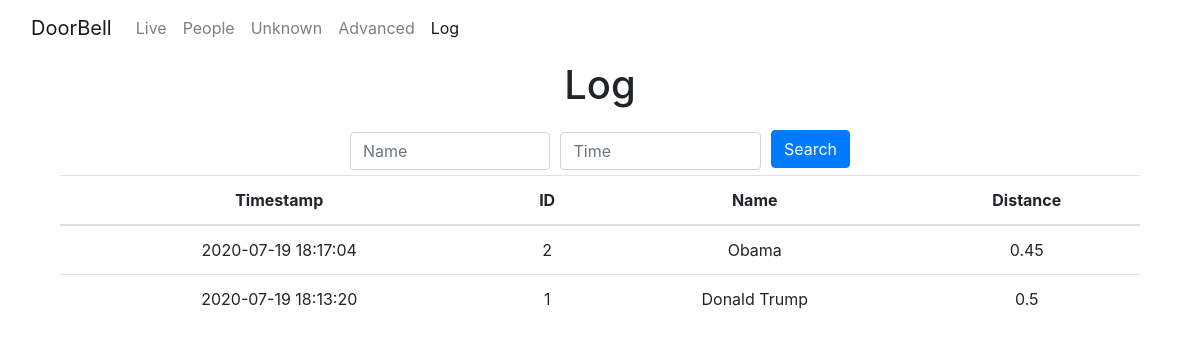
Page /log on the earlier database version.
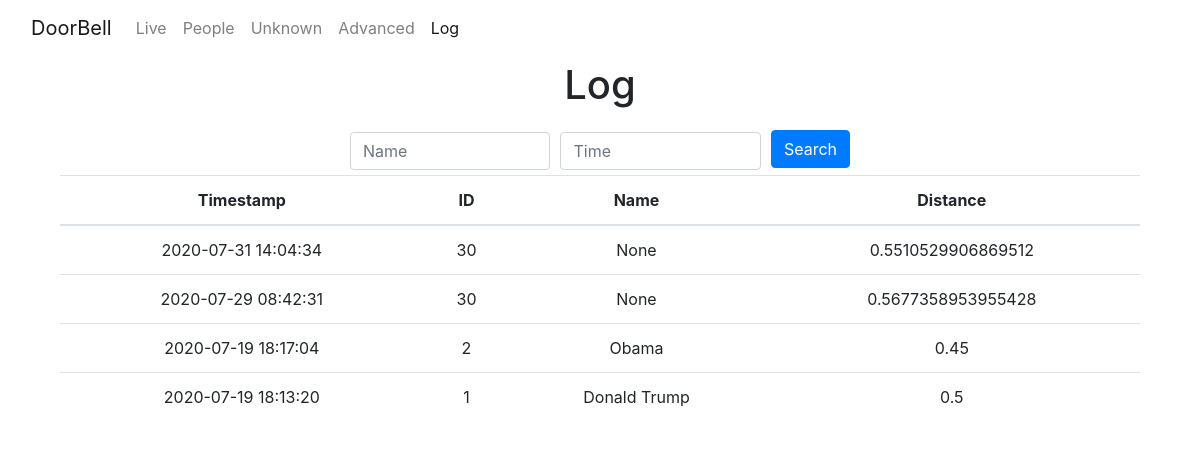
Same page on the later database version.
### tables this page shows
CREATE TABLE "log" (
	"id"	INTEGER NOT NULL,
	"person_id"	TEXT NOT NULL,
	"datetime"	DATETIME NOT NULL DEFAULT CURRENT_TIMESTAMP,
	"distance"	FLOAT,
	PRIMARY KEY("id")
);

CREATE TABLE "people" (
	"id"	INTEGER NOT NULL,
	"name"	TEXT,
	"trusted"	boolean,
	"announce"	TEXT,
	PRIMARY KEY("id")
);

### app.py (the view)
@app.route("/log", methods=["GET", "POST"])
def log_page():
    input1 = request.form.get("name")
    if not input1:
        input1 = ""
    name = '%' + input1 + '%'
    input2 = request.form.get("datetime")
    if not input2:
        input2 = ""
    datetime = '%' + input2 + '%'
    log = db.execute("SELECT * FROM log JOIN people ON person_id = people.id WHERE (name LIKE ? OR datetime LIKE ?) AND (name LIKE ? OR datetime LIKE ?) ORDER BY datetime DESC",name, name, datetime, datetime)
    return render_template("/log.html", log=log)

### app.py (called while the page is built)
@app.after_request
def after_request(response):
    response.headers["Cache-Control"] = "no-cache, no-store, must-revalidate"
    response.headers["Expires"] = 0
    response.headers["Pragma"] = "no-cache"
    return response

### templates/log.html (shortened to what this page needs)
<!DOCTYPE html>
<html>
<head>
    <link rel="stylesheet" href="{{ url_for('static', filename='assets/bootstrap/css/bootstrap.min.css') }}">
    <link rel="stylesheet" href="{{ url_for('static', filename='assets/css/styles.min.css') }}">
</head>
<body>
    <nav class="navbar navbar-light navbar-expand-md">
        <div class="container-fluid"><a class="navbar-brand" href="/">DoorBell</a>
            <div class="collapse navbar-collapse"
                id="navcol-1">
                <ul class="nav navbar-nav">
                    <li class="nav-item" role="presentation"><a class="nav-link" href="/">Live</a></li>
                    <li class="nav-item" role="presentation"><a class="nav-link" href="/people">People</a></li>
                    <li class="nav-item" role="presentation"><a class="nav-link" href="/people/search/unknown">Unknown</a></li>
                    <li class="nav-item" role="presentation"><a class="nav-link" href="/settings">Advanced</a></li>
                    <li class="nav-item" role="presentation"><a class="nav-link active" href="/log">Log</a></li>
                </ul>
            </div>
        </div>
    </nav>
    <div class="container">
        <div class="row">
            <div class="col">
                <h1>Log</h1>
            </div>
        </div>
        <div class="row">
            <div class="col d-sm-flex justify-content-sm-center">
                <form style="max-width: 500px;" action="/log"  method="post">
                    <div class="form-row">
                        <div class="col align-self-center"><input class="form-control" type="text" name="name" placeholder="Name"></div>
                        <div class="col align-self-center"><input class="form-control" type="text" name="datetime" placeholder="Time"></div>
                        <div class="col-auto align-self-center"><button class="btn btn-primary" type="submit">Search</button></div>
                    </div>
                </form>
            </div>
        </div>
        <div class="row">
            <div class="col">
                <div class="table-responsive">
                    <table class="table">
                        <thead>
                            <tr>
                                <th>Timestamp</th>
                                <th>ID</th>
                                <th>Name</th>
                                <th>Distance</th>
                            </tr>
                        </thead>
                        <tbody>
                            {% for row in log %}
                            <tr><a href="person">
                                <td onclick="window.location='/log/search/{{ row['datetime'] }}/'">{{ row['datetime'] }}</td>
                                <td onclick="window.location='/person/{{ row['person_id'] }}'">{{ row['person_id'] }}</td>
                                <td onclick="window.location='/log/search/{{ row['name'] }}/'">{{ row['name'] }}</td>
                                <td>{{ row['distance'] }}</td>
                            </a></tr>
                            {% endfor %}
                        </tbody>
                    </table>
                </div>
            </div>
        </div>
    </div>
</body>
</html>

Differences in the rows shown:
added log: datetime "2020-07-31 14:04:34", person_id "30", name "None", distance "0.5510529906869512"
added log: datetime "2020-07-29 08:42:31", person_id "30", name "None", distance "0.5677358953955428"
